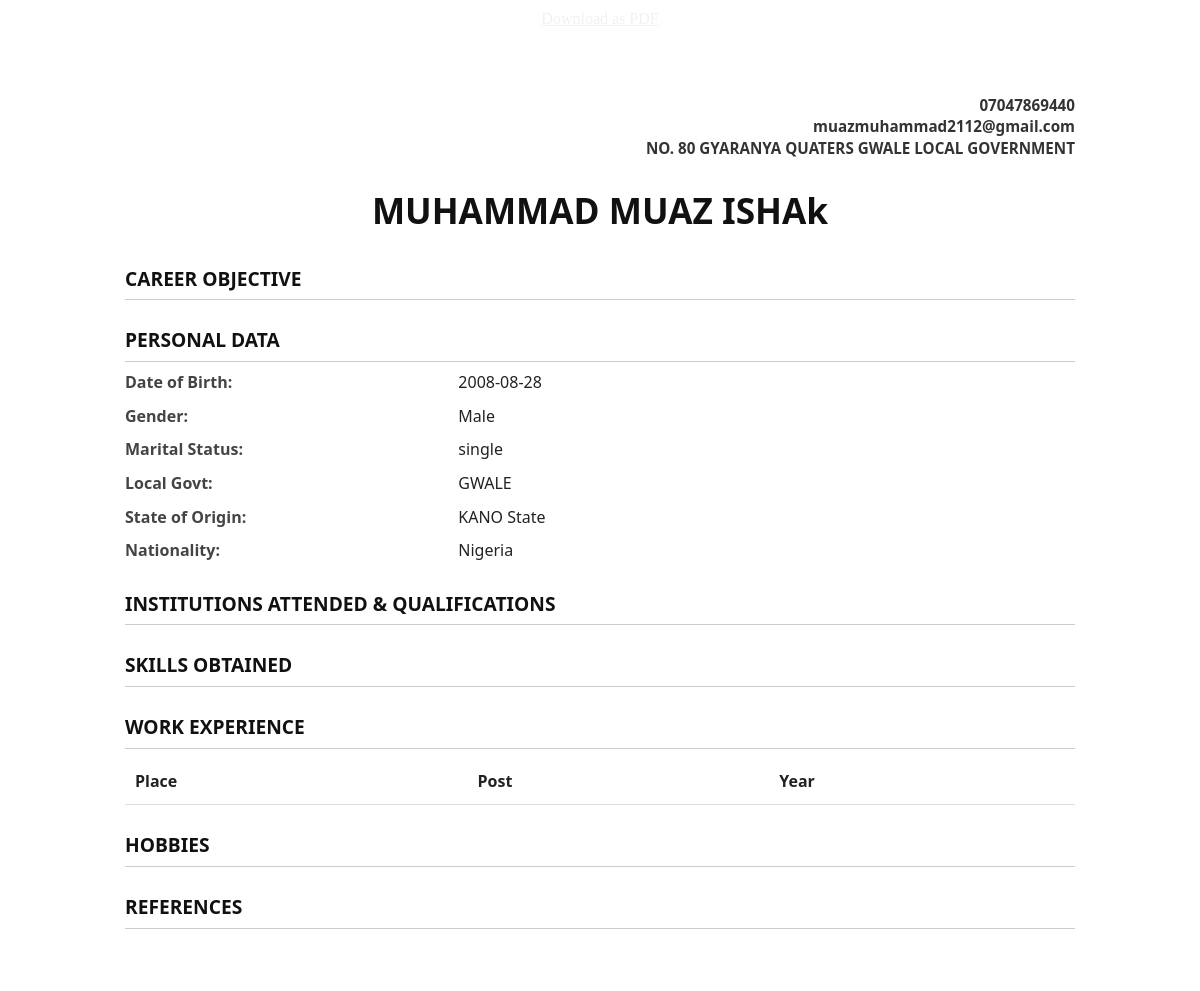
The page /template1.php?user_id=2 on the database its author committed.
### tables this page shows
CREATE TABLE `personal_info` (
  `id` int(11) NOT NULL,
  `fName` varchar(100) NOT NULL,
  `birth` varchar(100) NOT NULL,
  `gender` varchar(100) NOT NULL,
  `marital` varchar(100) NOT NULL,
  `lga` varchar(100) NOT NULL,
  `state` varchar(100) NOT NULL,
  `nationality` varchar(100) NOT NULL,
  `address` varchar(100) NOT NULL,
  `email` varchar(100) NOT NULL,
  `phone` varchar(100) NOT NULL
);

### template1.php (the view, shortened to what this page needs)
<?php
include 'conn.php';
$id = $_GET['user_id'];
$queryuser = $conn->prepare("SELECT * FROM personal_info WHERE id = :id");
$queryuser->bindParam(':id', $id);
$queryuser->execute();
$rowuser = $queryuser->fetch(PDO::FETCH_ASSOC);
?>
<!DOCTYPE html>
<html lang="en">
<head>
</head>
<body>
	<div style="text-align:center; margin-top:-10px;padding: 12px;">
  <a href="download_cv.php?user_id=<?= $id ?>" style="color: #f1f1f1;" >      Download as PDF</a></div>
<div class="container">
	<div class="contact">
		<label> <span><?= $rowuser['phone'] ?></span></label><br>
		<label> <span><?= $rowuser['email'] ?></span></label><br>
		<label> <span><?= $rowuser['address'] ?></span></label>
	</div>
	<h1><?= $rowuser['fName'] ?></h1>
	<div class="section">
		<div class="header"> Career Objective</div>
	</div>
	<div class="section">
		<div class="header"> Personal Data</div>
		<div class="data"><div class="title">Date of Birth:</div><div class="answe"><?= $rowuser['birth'] ?></div></div>
		<div class="data"><div class="title">Gender:</div><div class="answe"><?= $rowuser['gender'] ?></div></div>
		<div class="data"><div class="title">Marital Status:</div><div class="answe"><?= $rowuser['marital'] ?></div></div>
		<div class="data"><div class="title">Local Govt:</div><div class="answe"><?= $rowuser['lga'] ?></div></div>
		<div class="data"><div class="title">State of Origin:</div><div class="answe"><?= $rowuser['state'] ?> State</div></div>
		<div class="data"><div class="title">Nationality:</div><div class="answe"><?= $rowuser['nationality'] ?></div></div>
	</div>
	<div class="section">
		<div class="header"> Institutions Attended & Qualifications</div>
	</div>
	<div class="section">
		<div class="header"> Skills Obtained</div>
	</div>
	<div class="section">
		<div class="header"> Work Experience</div>
		<table>
			<tr>
				<th>Place</th>
				<th>Post</th>
				<th>Year</th>
			</tr>
		</table>
	</div>
	<div class="section">
		<div class="header"> Hobbies</div>
	</div>
		<div class="section">
		<div class="header"> References</div>
	</div>
</div>
</body>
</html>

### template1.php (style rules this page uses)
.container { border-radius: 8px; padding: 25px; margin: 30px auto; max-width: 1000px; background: #fff; font-family: 'Segoe UI', Tahoma, Geneva, Verdana, sans-serif; box-sizing: border-box; color: #222; line-height: 1.6; }
h1 { text-align: center; font-size: 2.2rem; margin-bottom: 10px; color: #111; }
.contact { text-align: right; font-size: 0.95rem; line-height: 1.4; }
.contact span { color: #333; font-weight: 600; }
.header { font-weight: bold; font-size: 1.2rem; margin-top: 25px; text-transform: uppercase; color: #111; border-bottom: 1px solid #ccc; padding-bottom: 5px; }
.data { display: flex; flex-wrap: wrap; margin: 8px 0; }
.title { flex: 1 1 150px; font-weight: 600; color: #444; }
.answe { flex: 2 1 250px; }
table { width: 100%; border-collapse: collapse; margin-top: 10px; }
th, td { padding: 10px; text-align: left; border-bottom: 1px solid #ddd; }

### rows shown on the page
personal_info: phone "07047869440", email "muazmuhammad2112@gmail.com", address "NO. 80 GYARANYA QUATERS GWALE LOCAL GOVERNMENT", fName "MUHAMMAD MUAZ ISHAk", birth "2008-08-28", gender "Male", marital "single", lga "GWALE", state "KANO", nationality "Nigeria"
